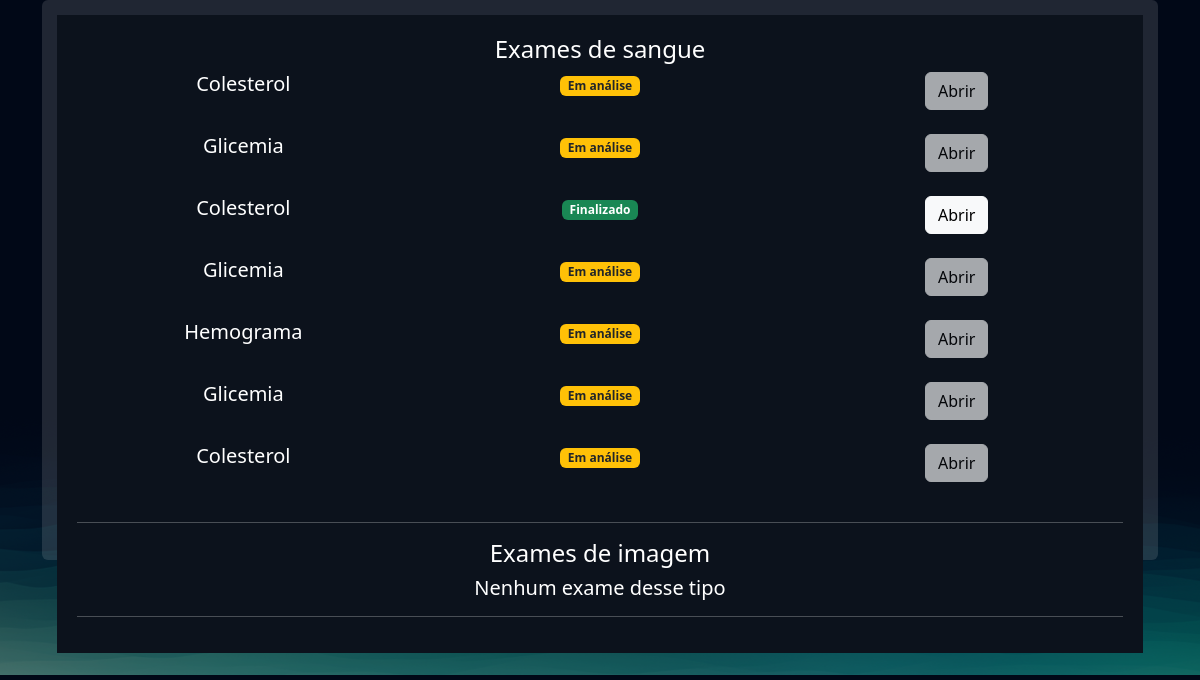
Before: /exames/gerenciar_exames/ (signed in) with the older database file.
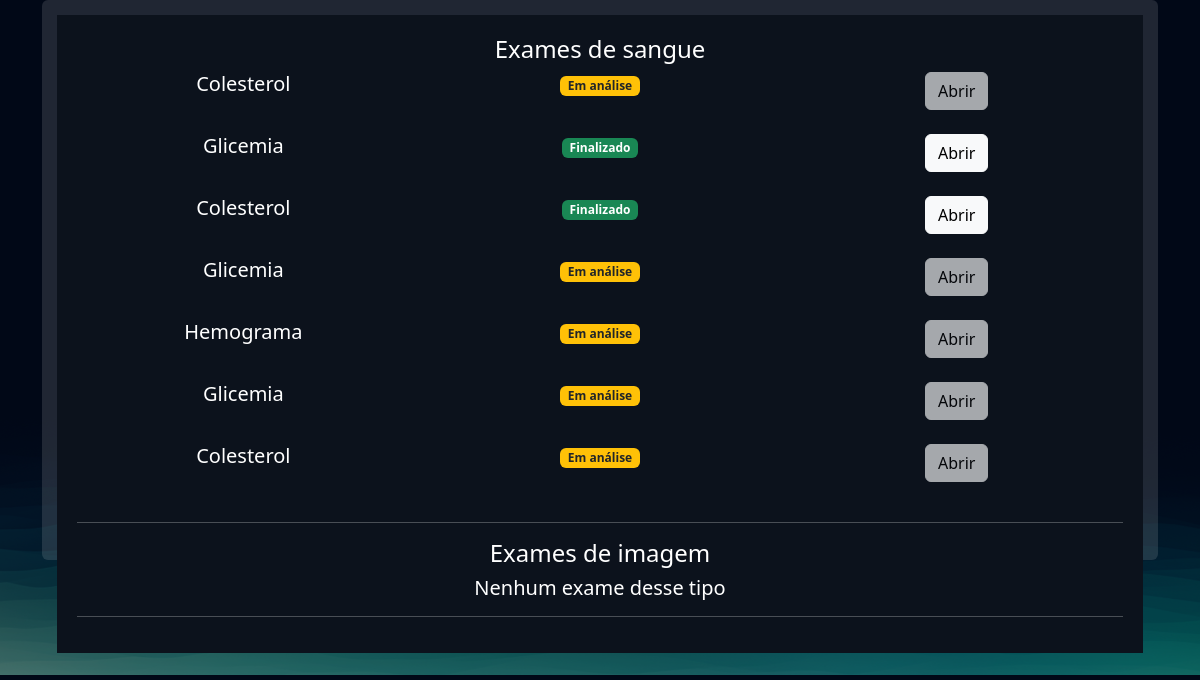
After: the same page with the newer database file.
### exames/models.py (models this page shows, shortened)
class SolicitacaoExame(models.Model):
    class Meta:
        verbose_name = "Solicitação de Exame"
        verbose_name_plural = "Solicitações de Exame"
    status_choices = (
        ('E', 'Em análise'),
        ('F', 'Finalizado'),
    )
    usuario = models.ForeignKey(User, on_delete=models.CASCADE)
    exame = models.ForeignKey(TiposExames, on_delete=models.CASCADE)
    status = models.CharField(max_length=50, choices=status_choices)
    resultado = models.FileField(upload_to='resultados', null=True, blank=True)
    requer_senha = models.BooleanField(default=False)
    senha = models.CharField(max_length=6, null=True, blank=True)
    def html_badge(self):
        if self.status == 'E':
            classes_css = 'bg-warning text-dark'
            texto = "Em análise"
        elif self.status == 'F':
            classes_css = 'bg-success'
            texto = "Finalizado"
        return mark_safe(f"<span class='badge bg-primary {classes_css}'>{texto}</span>")

class TiposExames(models.Model):
    class Meta:
        verbose_name = "Tipo de Exame"
        verbose_name_plural = "Tipos de Exame"
    TIPO_CHOICES = (
        ('I', 'Exame de imagem'),
        ('S', 'Exame de sangue'),
    )
    nome = models.CharField(max_length=50)
    tipo = models.CharField(max_length=2, choices=TIPO_CHOICES)
    preco = models.FloatField()
    disponivel = models.BooleanField(default=True)
    horario_inicial = models.IntegerField()
    horario_final = models.IntegerField()

### exames/views.py (the view)
# urls.py: path('gerenciar_exames/', views.gerenciar_exames, name="gerenciar_exames"),
@login_required
def gerenciar_exames(request: HttpRequest):
    exames = SolicitacaoExame.objects.filter(usuario=request.user)
    exames_sangue = [exame for exame in exames if exame.exame.tipo == "S"]
    exames_imagem = [exame for exame in exames if exame.exame.tipo == "I"]
    return render(
        request=request,
        template_name="exames/gerenciar_exames.html",
        context={"exames_sangue": exames_sangue,
                 "exames_imagem": exames_imagem,
                 },
    )

### exames/templates/exames/gerenciar_exames.html (shortened to what this page needs)
{% extends "bases/base.html" %}
{% load static %}
{% block head %}
    <link rel="stylesheet" href="{% static 'exames/css/gerenciar_pedidos.css' %}">
    <link rel="stylesheet" href="{% static 'exames/css/gerenciar_exames.css' %}">
    <link rel="stylesheet" href="{% static 'exames/css/style.css' %}">
{% endblock head %}
{% block conteudo %}
    <div class="container">
        <div class="card card-view">
            <div class="sub-card">
                <h4>Exames de sangue</h4>
                {% for exame in exames_sangue %}
                    <div class="row">
                        <div class="col-md"><h5>{{ exame.exame.nome }}</h5></div>
                        <div class="col-md">{{ exame.html_badge }}</div>
                        <div class="col-md">
                            {% if exame.status == 'F' %}
                            <a href="{% url 'exames:permitir_abrir_exame' exame.id %}" class="btn btn-light">Abrir</a>
                            {% else %}
                            <a href="#" class="btn btn-light disabled">Abrir</a>
                            {% endif %}
                        </div>
                    </div>
                    <br>
                {% empty %}
                <h5>Nenhum exame desse tipo</h5>
                {% endfor %}
                <hr style="color: white;">
                <h4>Exames de imagem</h4>
                {% for exame in exames_imagem %}
                    <div class="row">
                        <div class="col-md"><h5>{{ exame.exame.nome }}</h5></div>
                        <div class="col-md">{{ exame.html_badge }}</div>
                        <div class="col-md">
                            {% if exame.status == 'F' %}
                            <a href="{% url 'exames:permitir_abrir_exame' exame.id %}" class="btn btn-light">Abrir</a>
                            {% else %}
                            <a href="#" class="btn btn-light disabled">Abrir</a>
                            {% endif %}
                        </div>
                    </div>
                    <br>
                {% empty %}
                    <h5>Nenhum exame desse tipo</h5>
                {% endfor %}
                <hr style="color: white;">
            </div>
        </div>
    </div>
{% endblock conteudo %}

Changed rows visible on the page:
changed SolicitacaoExame (number 2 of 7 on the later page): status "E" → "F" (drawn); html_badge "Em análise" → "Finalizado"
